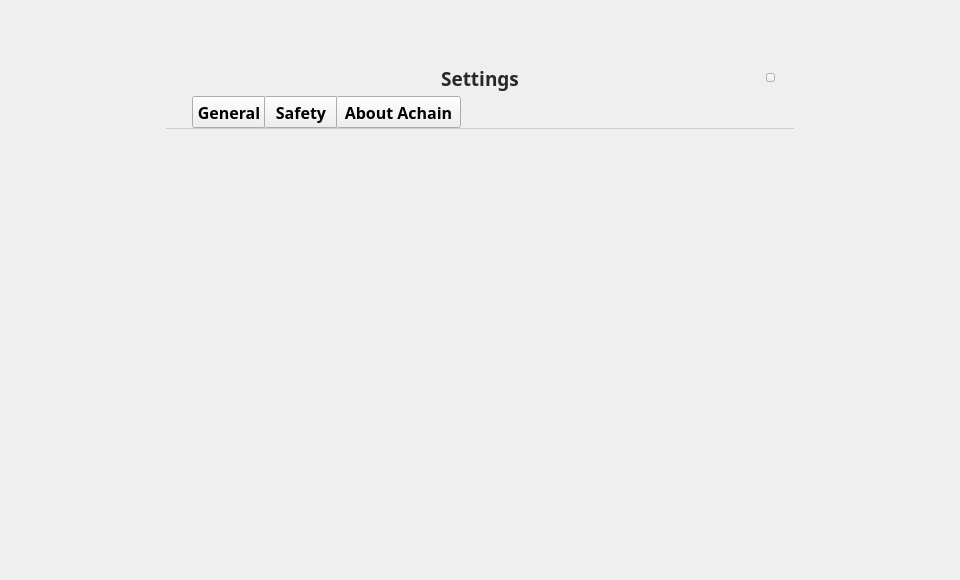
<?xml version="1.0" encoding="UTF-8"?>
<ui version="4.0">
 <class>SetDialog</class>
 <widget class="QDialog" name="SetDialog">
  <property name="geometry">
   <rect>
    <x>0</x>
    <y>0</y>
    <width>960</width>
    <height>580</height>
   </rect>
  </property>
  <property name="font">
   <font>
    <family>微软雅黑</family>
   </font>
  </property>
  <property name="windowTitle">
   <string>Dialog</string>
  </property>
  <property name="styleSheet">
   <string notr="true"/>
  </property>
  <widget class="QWidget" name="widget" native="true">
   <property name="enabled">
    <bool>true</bool>
   </property>
   <property name="geometry">
    <rect>
     <x>0</x>
     <y>0</y>
     <width>960</width>
     <height>580</height>
    </rect>
   </property>
   <widget class="QWidget" name="containerWidget" native="true">
    <property name="geometry">
     <rect>
      <x>166</x>
      <y>53</y>
      <width>628</width>
      <height>468</height>
     </rect>
    </property>
    <property name="focusPolicy">
     <enum>Qt::ClickFocus</enum>
    </property>
    <widget class="QLabel" name="label">
     <property name="geometry">
      <rect>
       <x>250</x>
       <y>10</y>
       <width>128</width>
       <height>31</height>
      </rect>
     </property>
     <property name="font">
      <font>
       <family>微软雅黑</family>
       <pointsize>14</pointsize>
       <weight>75</weight>
       <bold>true</bold>
      </font>
     </property>
     <property name="styleSheet">
      <string notr="true">color: rgb(40,40,40);</string>
     </property>
     <property name="text">
      <string>Settings</string>
     </property>
     <property name="alignment">
      <set>Qt::AlignCenter</set>
     </property>
    </widget>
    <widget class="QToolButton" name="generalBtn">
     <property name="geometry">
      <rect>
       <x>26</x>
       <y>43</y>
       <width>74</width>
       <height>32</height>
      </rect>
     </property>
     <property name="font">
      <font>
       <family>微软雅黑</family>
       <pointsize>12</pointsize>
       <weight>75</weight>
       <bold>true</bold>
      </font>
     </property>
     <property name="cursor">
      <cursorShape>PointingHandCursor</cursorShape>
     </property>
     <property name="styleSheet">
      <string notr="true"/>
     </property>
     <property name="text">
      <string>General</string>
     </property>
    </widget>
    <widget class="QStackedWidget" name="stackedWidget">
     <property name="geometry">
      <rect>
       <x>0</x>
       <y>80</y>
       <width>628</width>
       <height>398</height>
      </rect>
     </property>
     <property name="currentIndex">
      <number>2</number>
     </property>
     <widget class="QWidget" name="page">
      <property name="enabled">
       <bool>true</bool>
      </property>
      <widget class="QToolButton" name="saveBtn">
       <property name="geometry">
        <rect>
         <x>255</x>
         <y>297</y>
         <width>120</width>
         <height>36</height>
        </rect>
       </property>
       <property name="font">
        <font>
         <family>微软雅黑</family>
        </font>
       </property>
       <property name="cursor">
        <cursorShape>PointingHandCursor</cursorShape>
       </property>
       <property name="focusPolicy">
        <enum>Qt::NoFocus</enum>
       </property>
       <property name="styleSheet">
        <string notr="true"/>
       </property>
       <property name="text">
        <string/>
       </property>
      </widget>
      <widget class="QLabel" name="label_2">
       <property name="geometry">
        <rect>
         <x>9</x>
         <y>40</y>
         <width>281</width>
         <height>31</height>
        </rect>
       </property>
       <property name="font">
        <font>
         <family>微软雅黑</family>
         <pointsize>11</pointsize>
        </font>
       </property>
       <property name="text">
        <string>Wallet will automatically lock after</string>
       </property>
       <property name="alignment">
        <set>Qt::AlignRight|Qt::AlignTrailing|Qt::AlignVCenter</set>
       </property>
      </widget>
      <widget class="QComboBox" name="languageComboBox">
       <property name="geometry">
        <rect>
         <x>300</x>
         <y>170</y>
         <width>109</width>
         <height>22</height>
        </rect>
       </property>
       <property name="font">
        <font>
         <family>微软雅黑</family>
        </font>
       </property>
       <property name="focusPolicy">
        <enum>Qt::NoFocus</enum>
       </property>
       <property name="styleSheet">
        <string notr="true"/>
       </property>
       <item>
        <property name="text">
         <string>English</string>
        </property>
       </item>
       <item>
        <property name="text">
         <string>Chinese</string>
        </property>
       </item>
      </widget>
      <widget class="QCheckBox" name="nolockCheckBox">
       <property name="geometry">
        <rect>
         <x>470</x>
         <y>45</y>
         <width>111</width>
         <height>21</height>
        </rect>
       </property>
       <property name="font">
        <font>
         <family>微软雅黑</family>
         <pointsize>11</pointsize>
        </font>
       </property>
       <property name="cursor">
        <cursorShape>PointingHandCursor</cursorShape>
       </property>
       <property name="focusPolicy">
        <enum>Qt::NoFocus</enum>
       </property>
       <property name="text">
        <string>Never lock</string>
       </property>
      </widget>
      <widget class="QLabel" name="label_5">
       <property name="geometry">
        <rect>
         <x>160</x>
         <y>120</y>
         <width>120</width>
         <height>21</height>
        </rect>
       </property>
       <property name="font">
        <font>
         <family>微软雅黑</family>
         <pointsize>9</pointsize>
        </font>
       </property>
       <property name="text">
        <string>Default vote setting</string>
       </property>
       <property name="alignment">
        <set>Qt::AlignRight|Qt::AlignTrailing|Qt::AlignVCenter</set>
       </property>
      </widget>
      <widget class="QSpinBox" name="lockTimeSpinBox">
       <property name="geometry">
        <rect>
         <x>300</x>
         <y>40</y>
         <width>108</width>
         <height>30</height>
        </rect>
       </property>
       <property name="font">
        <font>
         <family>微软雅黑</family>
        </font>
       </property>
       <property name="focusPolicy">
        <enum>Qt::ClickFocus</enum>
       </property>
       <property name="styleSheet">
        <string notr="true">background-color: rgb(255, 255, 255);</string>
       </property>
       <property name="readOnly">
        <bool>false</bool>
       </property>
       <property name="minimum">
        <number>0</number>
       </property>
       <property name="maximum">
        <number>60</number>
       </property>
       <property name="value">
        <number>5</number>
       </property>
      </widget>
      <widget class="QLabel" name="label_6">
       <property name="geometry">
        <rect>
         <x>120</x>
         <y>170</y>
         <width>161</width>
         <height>20</height>
        </rect>
       </property>
       <property name="font">
        <font>
         <family>微软雅黑</family>
         <pointsize>11</pointsize>
        </font>
       </property>
       <property name="text">
        <string>Preferred language</string>
       </property>
       <property name="alignment">
        <set>Qt::AlignRight|Qt::AlignTrailing|Qt::AlignVCenter</set>
       </property>
      </widget>
      <widget class="QLabel" name="label_3">
       <property name="geometry">
        <rect>
         <x>420</x>
         <y>47</y>
         <width>41</width>
         <height>16</height>
        </rect>
       </property>
       <property name="font">
        <font>
         <family>微软雅黑</family>
         <pointsize>11</pointsize>
        </font>
       </property>
       <property name="text">
        <string>mins</string>
       </property>
      </widget>
      <widget class="QCheckBox" name="voteCheckBox">
       <property name="geometry">
        <rect>
         <x>300</x>
         <y>120</y>
         <width>261</width>
         <height>23</height>
        </rect>
       </property>
       <property name="font">
        <font>
         <family>微软雅黑</family>
         <pointsize>9</pointsize>
        </font>
       </property>
       <property name="cursor">
        <cursorShape>PointingHandCursor</cursorShape>
       </property>
       <property name="focusPolicy">
        <enum>Qt::NoFocus</enum>
       </property>
       <property name="text">
        <string>Transfer the default check vote</string>
       </property>
      </widget>
      <widget class="QCheckBox" name="minimizeCheckBox">
       <property name="geometry">
        <rect>
         <x>300</x>
         <y>220</y>
         <width>171</width>
         <height>21</height>
        </rect>
       </property>
       <property name="font">
        <font>
         <family>微软雅黑</family>
         <pointsize>9</pointsize>
        </font>
       </property>
       <property name="cursor">
        <cursorShape>PointingHandCursor</cursorShape>
       </property>
       <property name="focusPolicy">
        <enum>Qt::NoFocus</enum>
       </property>
       <property name="text">
        <string>Minimize the tray</string>
       </property>
      </widget>
      <widget class="QCheckBox" name="closeCheckBox">
       <property name="geometry">
        <rect>
         <x>300</x>
         <y>250</y>
         <width>220</width>
         <height>21</height>
        </rect>
       </property>
       <property name="font">
        <font>
         <family>微软雅黑</family>
         <pointsize>9</pointsize>
        </font>
       </property>
       <property name="cursor">
        <cursorShape>PointingHandCursor</cursorShape>
       </property>
       <property name="focusPolicy">
        <enum>Qt::NoFocus</enum>
       </property>
       <property name="text">
        <string>Click the Close button to minimize</string>
       </property>
      </widget>
     </widget>
     <widget class="QWidget" name="page_2">
      <widget class="QLineEdit" name="newPwdLineEdit">
       <property name="geometry">
        <rect>
         <x>225</x>
         <y>105</y>
         <width>195</width>
         <height>28</height>
        </rect>
       </property>
       <property name="font">
        <font>
         <family>微软雅黑</family>
        </font>
       </property>
       <property name="contextMenuPolicy">
        <enum>Qt::DefaultContextMenu</enum>
       </property>
       <property name="echoMode">
        <enum>QLineEdit::Password</enum>
       </property>
      </widget>
      <widget class="QLineEdit" name="confirmPwdLineEdit">
       <property name="geometry">
        <rect>
         <x>225</x>
         <y>162</y>
         <width>195</width>
         <height>28</height>
        </rect>
       </property>
       <property name="font">
        <font>
         <family>微软雅黑</family>
        </font>
       </property>
       <property name="contextMenuPolicy">
        <enum>Qt::DefaultContextMenu</enum>
       </property>
       <property name="echoMode">
        <enum>QLineEdit::Password</enum>
       </property>
      </widget>
      <widget class="QToolButton" name="confirmBtn">
       <property name="geometry">
        <rect>
         <x>232</x>
         <y>238</y>
         <width>120</width>
         <height>36</height>
        </rect>
       </property>
       <property name="cursor">
        <cursorShape>PointingHandCursor</cursorShape>
       </property>
       <property name="focusPolicy">
        <enum>Qt::NoFocus</enum>
       </property>
       <property name="text">
        <string/>
       </property>
      </widget>
      <widget class="QLabel" name="label_7">
       <property name="geometry">
        <rect>
         <x>90</x>
         <y>163</y>
         <width>120</width>
         <height>24</height>
        </rect>
       </property>
       <property name="font">
        <font>
         <family>微软雅黑</family>
         <pointsize>11</pointsize>
         <stylestrategy>PreferDefault</stylestrategy>
        </font>
       </property>
       <property name="text">
        <string>Verify password:</string>
       </property>
       <property name="alignment">
        <set>Qt::AlignRight|Qt::AlignTrailing|Qt::AlignVCenter</set>
       </property>
      </widget>
      <widget class="QLabel" name="tipLabel3">
       <property name="geometry">
        <rect>
         <x>430</x>
         <y>53</y>
         <width>151</width>
         <height>16</height>
        </rect>
       </property>
       <property name="font">
        <font>
         <pointsize>11</pointsize>
        </font>
       </property>
       <property name="styleSheet">
        <string notr="true">color: rgb(255, 0, 0);</string>
       </property>
       <property name="text">
        <string/>
       </property>
      </widget>
      <widget class="QLabel" name="label_8">
       <property name="geometry">
        <rect>
         <x>69</x>
         <y>51</y>
         <width>141</width>
         <height>24</height>
        </rect>
       </property>
       <property name="font">
        <font>
         <family>微软雅黑</family>
         <pointsize>11</pointsize>
         <stylestrategy>PreferDefault</stylestrategy>
        </font>
       </property>
       <property name="text">
        <string>Current password:</string>
       </property>
       <property name="alignment">
        <set>Qt::AlignRight|Qt::AlignTrailing|Qt::AlignVCenter</set>
       </property>
      </widget>
      <widget class="QLabel" name="tipLabel2">
       <property name="geometry">
        <rect>
         <x>430</x>
         <y>167</y>
         <width>151</width>
         <height>16</height>
        </rect>
       </property>
       <property name="font">
        <font>
         <pointsize>11</pointsize>
        </font>
       </property>
       <property name="styleSheet">
        <string notr="true">color: rgb(255, 0, 0);</string>
       </property>
       <property name="text">
        <string/>
       </property>
      </widget>
      <widget class="QLabel" name="label_9">
       <property name="geometry">
        <rect>
         <x>100</x>
         <y>106</y>
         <width>110</width>
         <height>24</height>
        </rect>
       </property>
       <property name="font">
        <font>
         <family>微软雅黑</family>
         <pointsize>11</pointsize>
         <stylestrategy>PreferDefault</stylestrategy>
        </font>
       </property>
       <property name="text">
        <string>New password:</string>
       </property>
       <property name="alignment">
        <set>Qt::AlignRight|Qt::AlignTrailing|Qt::AlignVCenter</set>
       </property>
      </widget>
      <widget class="QLabel" name="tipLabel">
       <property name="geometry">
        <rect>
         <x>430</x>
         <y>110</y>
         <width>151</width>
         <height>16</height>
        </rect>
       </property>
       <property name="font">
        <font>
         <pointsize>11</pointsize>
        </font>
       </property>
       <property name="styleSheet">
        <string notr="true">color: rgb(255, 0, 0);</string>
       </property>
       <property name="text">
        <string/>
       </property>
      </widget>
      <widget class="QLineEdit" name="oldPwdLineEdit">
       <property name="geometry">
        <rect>
         <x>225</x>
         <y>48</y>
         <width>195</width>
         <height>28</height>
        </rect>
       </property>
       <property name="font">
        <font>
         <family>微软雅黑</family>
        </font>
       </property>
       <property name="contextMenuPolicy">
        <enum>Qt::DefaultContextMenu</enum>
       </property>
       <property name="echoMode">
        <enum>QLineEdit::Password</enum>
       </property>
      </widget>
     </widget>
     <widget class="QWidget" name="page_3">
      <property name="enabled">
       <bool>true</bool>
      </property>
      <zorder>label_15</zorder>
     </widget>
    </widget>
    <widget class="QToolButton" name="closeBtn">
     <property name="geometry">
      <rect>
       <x>600</x>
       <y>20</y>
       <width>9</width>
       <height>9</height>
      </rect>
     </property>
     <property name="cursor">
      <cursorShape>PointingHandCursor</cursorShape>
     </property>
     <property name="focusPolicy">
      <enum>Qt::NoFocus</enum>
     </property>
     <property name="text">
      <string/>
     </property>
    </widget>
    <widget class="QToolButton" name="safeBtn">
     <property name="geometry">
      <rect>
       <x>98</x>
       <y>43</y>
       <width>74</width>
       <height>32</height>
      </rect>
     </property>
     <property name="font">
      <font>
       <pointsize>12</pointsize>
       <weight>75</weight>
       <bold>true</bold>
      </font>
     </property>
     <property name="cursor">
      <cursorShape>PointingHandCursor</cursorShape>
     </property>
     <property name="styleSheet">
      <string notr="true"/>
     </property>
     <property name="text">
      <string>Safety</string>
     </property>
    </widget>
    <widget class="QToolButton" name="aboutBtn">
     <property name="geometry">
      <rect>
       <x>170</x>
       <y>43</y>
       <width>125</width>
       <height>32</height>
      </rect>
     </property>
     <property name="font">
      <font>
       <pointsize>12</pointsize>
       <weight>75</weight>
       <bold>true</bold>
      </font>
     </property>
     <property name="cursor">
      <cursorShape>PointingHandCursor</cursorShape>
     </property>
     <property name="styleSheet">
      <string notr="true"/>
     </property>
     <property name="text">
      <string>About Achain</string>
     </property>
    </widget>
    <widget class="QLabel" name="line_label">
     <property name="geometry">
      <rect>
       <x>0</x>
       <y>75</y>
       <width>629</width>
       <height>1</height>
      </rect>
     </property>
     <property name="styleSheet">
      <string notr="true">background-color:rgb(204,204,204);</string>
     </property>
     <property name="text">
      <string/>
     </property>
    </widget>
   </widget>
  </widget>
 </widget>
 <tabstops>
  <tabstop>oldPwdLineEdit</tabstop>
  <tabstop>newPwdLineEdit</tabstop>
  <tabstop>confirmPwdLineEdit</tabstop>
  <tabstop>lockTimeSpinBox</tabstop>
  <tabstop>generalBtn</tabstop>
  <tabstop>aboutBtn</tabstop>
  <tabstop>safeBtn</tabstop>
 </tabstops>
 <resources/>
 <connections/>
</ui>
